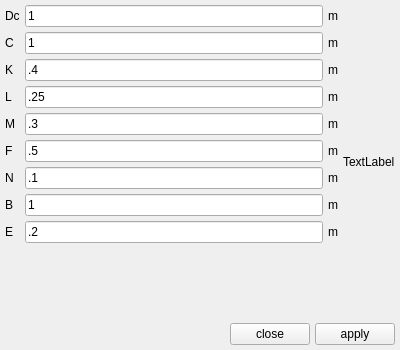
<?xml version="1.0" encoding="UTF-8"?>
<ui version="4.0">
 <class>Form</class>
 <widget class="QWidget" name="Form">
  <property name="geometry">
   <rect>
    <x>0</x>
    <y>0</y>
    <width>400</width>
    <height>350</height>
   </rect>
  </property>
  <property name="windowTitle">
   <string>Form</string>
  </property>
  <layout class="QGridLayout" name="gridLayout">
   <property name="leftMargin">
    <number>5</number>
   </property>
   <property name="topMargin">
    <number>5</number>
   </property>
   <property name="rightMargin">
    <number>5</number>
   </property>
   <property name="bottomMargin">
    <number>5</number>
   </property>
   <property name="spacing">
    <number>5</number>
   </property>
   <item row="4" column="1">
    <widget class="LineEdit" name="lineedit_m">
     <property name="text">
      <string>.3</string>
     </property>
    </widget>
   </item>
   <item row="2" column="1">
    <widget class="LineEdit" name="lineedit_k">
     <property name="text">
      <string>.4</string>
     </property>
    </widget>
   </item>
   <item row="1" column="1">
    <widget class="LineEdit" name="lineedit_c">
     <property name="text">
      <string>1</string>
     </property>
    </widget>
   </item>
   <item row="3" column="1">
    <widget class="LineEdit" name="lineedit_l">
     <property name="text">
      <string>.25</string>
     </property>
    </widget>
   </item>
   <item row="6" column="0">
    <widget class="QLabel" name="label_9">
     <property name="text">
      <string>N</string>
     </property>
    </widget>
   </item>
   <item row="1" column="0">
    <widget class="QLabel" name="label_3">
     <property name="text">
      <string>C</string>
     </property>
    </widget>
   </item>
   <item row="7" column="1">
    <widget class="LineEdit" name="lineedit_b">
     <property name="text">
      <string>1</string>
     </property>
    </widget>
   </item>
   <item row="5" column="0">
    <widget class="QLabel" name="label_6">
     <property name="text">
      <string>F</string>
     </property>
    </widget>
   </item>
   <item row="4" column="0">
    <widget class="QLabel" name="label_5">
     <property name="text">
      <string>M</string>
     </property>
    </widget>
   </item>
   <item row="9" column="1">
    <spacer name="verticalSpacer">
     <property name="orientation">
      <enum>Qt::Vertical</enum>
     </property>
     <property name="sizeHint" stdset="0">
      <size>
       <width>20</width>
       <height>40</height>
      </size>
     </property>
    </spacer>
   </item>
   <item row="0" column="1">
    <widget class="LineEdit" name="lineedit_dc">
     <property name="text">
      <string>1</string>
     </property>
    </widget>
   </item>
   <item row="8" column="0">
    <widget class="QLabel" name="label_8">
     <property name="text">
      <string>E</string>
     </property>
    </widget>
   </item>
   <item row="6" column="1">
    <widget class="LineEdit" name="lineedit_n">
     <property name="text">
      <string>.1</string>
     </property>
    </widget>
   </item>
   <item row="8" column="1">
    <widget class="LineEdit" name="lineedit_e">
     <property name="text">
      <string>.2</string>
     </property>
    </widget>
   </item>
   <item row="2" column="0">
    <widget class="QLabel" name="label_2">
     <property name="text">
      <string>K</string>
     </property>
    </widget>
   </item>
   <item row="0" column="0">
    <widget class="QLabel" name="label">
     <property name="text">
      <string>Dc</string>
     </property>
    </widget>
   </item>
   <item row="7" column="0">
    <widget class="QLabel" name="label_7">
     <property name="text">
      <string>B</string>
     </property>
    </widget>
   </item>
   <item row="3" column="0">
    <widget class="QLabel" name="label_4">
     <property name="text">
      <string>L</string>
     </property>
    </widget>
   </item>
   <item row="19" column="0" colspan="4">
    <widget class="QWidget" name="widget" native="true">
     <layout class="QHBoxLayout" name="horizontalLayout">
      <property name="spacing">
       <number>5</number>
      </property>
      <property name="leftMargin">
       <number>0</number>
      </property>
      <property name="topMargin">
       <number>0</number>
      </property>
      <property name="rightMargin">
       <number>0</number>
      </property>
      <property name="bottomMargin">
       <number>0</number>
      </property>
      <item>
       <spacer name="horizontalSpacer">
        <property name="orientation">
         <enum>Qt::Horizontal</enum>
        </property>
        <property name="sizeHint" stdset="0">
         <size>
          <width>40</width>
          <height>20</height>
         </size>
        </property>
       </spacer>
      </item>
      <item>
       <widget class="QPushButton" name="pushbutton_close">
        <property name="text">
         <string>close</string>
        </property>
       </widget>
      </item>
      <item>
       <widget class="QPushButton" name="pushbutton_apply">
        <property name="text">
         <string>apply</string>
        </property>
       </widget>
      </item>
     </layout>
    </widget>
   </item>
   <item row="0" column="3" rowspan="10">
    <widget class="QLabel" name="label_image">
     <property name="text">
      <string>TextLabel</string>
     </property>
    </widget>
   </item>
   <item row="0" column="2">
    <widget class="QLabel" name="label_10">
     <property name="text">
      <string>m</string>
     </property>
    </widget>
   </item>
   <item row="1" column="2">
    <widget class="QLabel" name="label_11">
     <property name="text">
      <string>m</string>
     </property>
    </widget>
   </item>
   <item row="2" column="2">
    <widget class="QLabel" name="label_12">
     <property name="text">
      <string>m</string>
     </property>
    </widget>
   </item>
   <item row="3" column="2">
    <widget class="QLabel" name="label_13">
     <property name="text">
      <string>m</string>
     </property>
    </widget>
   </item>
   <item row="4" column="2">
    <widget class="QLabel" name="label_14">
     <property name="text">
      <string>m</string>
     </property>
    </widget>
   </item>
   <item row="5" column="1">
    <widget class="LineEdit" name="lineedit_f">
     <property name="text">
      <string>.5</string>
     </property>
    </widget>
   </item>
   <item row="5" column="2">
    <widget class="QLabel" name="label_15">
     <property name="text">
      <string>m</string>
     </property>
    </widget>
   </item>
   <item row="6" column="2">
    <widget class="QLabel" name="label_16">
     <property name="text">
      <string>m</string>
     </property>
    </widget>
   </item>
   <item row="7" column="2">
    <widget class="QLabel" name="label_17">
     <property name="text">
      <string>m</string>
     </property>
    </widget>
   </item>
   <item row="8" column="2">
    <widget class="QLabel" name="label_18">
     <property name="text">
      <string>m</string>
     </property>
    </widget>
   </item>
  </layout>
 </widget>
 <customwidgets>
  <customwidget>
   <class>LineEdit</class>
   <extends>QLineEdit</extends>
   <header>mfixgui.widgets.base</header>
  </customwidget>
 </customwidgets>
 <tabstops>
  <tabstop>lineedit_dc</tabstop>
  <tabstop>lineedit_c</tabstop>
  <tabstop>lineedit_k</tabstop>
  <tabstop>lineedit_l</tabstop>
  <tabstop>lineedit_m</tabstop>
  <tabstop>lineedit_f</tabstop>
  <tabstop>lineedit_n</tabstop>
  <tabstop>lineedit_b</tabstop>
  <tabstop>lineedit_e</tabstop>
  <tabstop>pushbutton_close</tabstop>
  <tabstop>pushbutton_apply</tabstop>
 </tabstops>
 <resources/>
 <connections/>
</ui>
